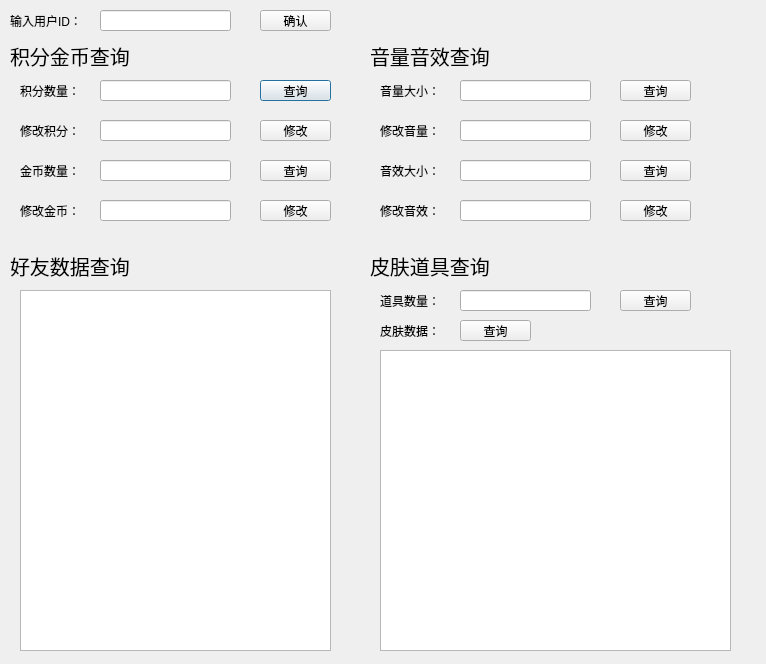
<?xml version="1.0" encoding="UTF-8"?>
<ui version="4.0">
 <class>Dialog</class>
 <widget class="QDialog" name="Dialog">
  <property name="geometry">
   <rect>
    <x>0</x>
    <y>0</y>
    <width>766</width>
    <height>664</height>
   </rect>
  </property>
  <property name="windowTitle">
   <string>Dialog</string>
  </property>
  <widget class="QLabel" name="label_userID">
   <property name="geometry">
    <rect>
     <x>10</x>
     <y>10</y>
     <width>81</width>
     <height>21</height>
    </rect>
   </property>
   <property name="text">
    <string>输入用户ID：</string>
   </property>
  </widget>
  <widget class="QLineEdit" name="lineEdit_userID">
   <property name="geometry">
    <rect>
     <x>100</x>
     <y>10</y>
     <width>131</width>
     <height>21</height>
    </rect>
   </property>
  </widget>
  <widget class="QLabel" name="label_point">
   <property name="geometry">
    <rect>
     <x>20</x>
     <y>80</y>
     <width>71</width>
     <height>21</height>
    </rect>
   </property>
   <property name="text">
    <string>积分数量：</string>
   </property>
  </widget>
  <widget class="QLineEdit" name="lineEdit_point">
   <property name="enabled">
    <bool>true</bool>
   </property>
   <property name="geometry">
    <rect>
     <x>100</x>
     <y>80</y>
     <width>131</width>
     <height>21</height>
    </rect>
   </property>
   <property name="readOnly">
    <bool>true</bool>
   </property>
  </widget>
  <widget class="QPushButton" name="pushButton_point">
   <property name="geometry">
    <rect>
     <x>260</x>
     <y>80</y>
     <width>71</width>
     <height>21</height>
    </rect>
   </property>
   <property name="text">
    <string>查询</string>
   </property>
  </widget>
  <widget class="QPushButton" name="pushButton_pointM">
   <property name="geometry">
    <rect>
     <x>260</x>
     <y>120</y>
     <width>71</width>
     <height>21</height>
    </rect>
   </property>
   <property name="text">
    <string>修改</string>
   </property>
  </widget>
  <widget class="QLabel" name="label_pointM">
   <property name="geometry">
    <rect>
     <x>20</x>
     <y>120</y>
     <width>71</width>
     <height>21</height>
    </rect>
   </property>
   <property name="text">
    <string>修改积分：</string>
   </property>
  </widget>
  <widget class="QLineEdit" name="lineEdit_pointM">
   <property name="geometry">
    <rect>
     <x>100</x>
     <y>120</y>
     <width>131</width>
     <height>21</height>
    </rect>
   </property>
  </widget>
  <widget class="QPushButton" name="pushButton_gold">
   <property name="geometry">
    <rect>
     <x>260</x>
     <y>160</y>
     <width>71</width>
     <height>21</height>
    </rect>
   </property>
   <property name="text">
    <string>查询</string>
   </property>
  </widget>
  <widget class="QLabel" name="label_gold">
   <property name="geometry">
    <rect>
     <x>20</x>
     <y>160</y>
     <width>71</width>
     <height>21</height>
    </rect>
   </property>
   <property name="text">
    <string>金币数量：</string>
   </property>
  </widget>
  <widget class="QLineEdit" name="lineEdit_gold">
   <property name="enabled">
    <bool>true</bool>
   </property>
   <property name="geometry">
    <rect>
     <x>100</x>
     <y>160</y>
     <width>131</width>
     <height>21</height>
    </rect>
   </property>
   <property name="readOnly">
    <bool>true</bool>
   </property>
  </widget>
  <widget class="QPushButton" name="pushButton_goldM">
   <property name="geometry">
    <rect>
     <x>260</x>
     <y>200</y>
     <width>71</width>
     <height>21</height>
    </rect>
   </property>
   <property name="text">
    <string>修改</string>
   </property>
  </widget>
  <widget class="QLabel" name="label_goldM">
   <property name="geometry">
    <rect>
     <x>20</x>
     <y>200</y>
     <width>71</width>
     <height>21</height>
    </rect>
   </property>
   <property name="text">
    <string>修改金币：</string>
   </property>
  </widget>
  <widget class="QLineEdit" name="lineEdit_goldM">
   <property name="geometry">
    <rect>
     <x>100</x>
     <y>200</y>
     <width>131</width>
     <height>21</height>
    </rect>
   </property>
  </widget>
  <widget class="QLabel" name="label_1">
   <property name="geometry">
    <rect>
     <x>10</x>
     <y>40</y>
     <width>161</width>
     <height>31</height>
    </rect>
   </property>
   <property name="font">
    <font>
     <family>华文行楷</family>
     <pointsize>15</pointsize>
    </font>
   </property>
   <property name="text">
    <string>积分金币查询</string>
   </property>
  </widget>
  <widget class="QPushButton" name="pushButton_sound">
   <property name="geometry">
    <rect>
     <x>620</x>
     <y>80</y>
     <width>71</width>
     <height>21</height>
    </rect>
   </property>
   <property name="text">
    <string>查询</string>
   </property>
  </widget>
  <widget class="QPushButton" name="pushButton_volumeM">
   <property name="geometry">
    <rect>
     <x>620</x>
     <y>200</y>
     <width>71</width>
     <height>21</height>
    </rect>
   </property>
   <property name="text">
    <string>修改</string>
   </property>
  </widget>
  <widget class="QPushButton" name="pushButton_volume">
   <property name="geometry">
    <rect>
     <x>620</x>
     <y>160</y>
     <width>71</width>
     <height>21</height>
    </rect>
   </property>
   <property name="text">
    <string>查询</string>
   </property>
  </widget>
  <widget class="QLineEdit" name="lineEdit_sound">
   <property name="geometry">
    <rect>
     <x>460</x>
     <y>80</y>
     <width>131</width>
     <height>21</height>
    </rect>
   </property>
   <property name="readOnly">
    <bool>true</bool>
   </property>
  </widget>
  <widget class="QLabel" name="label_volume">
   <property name="geometry">
    <rect>
     <x>380</x>
     <y>160</y>
     <width>71</width>
     <height>21</height>
    </rect>
   </property>
   <property name="text">
    <string>音效大小：</string>
   </property>
  </widget>
  <widget class="QLabel" name="label_volumeM">
   <property name="geometry">
    <rect>
     <x>380</x>
     <y>200</y>
     <width>71</width>
     <height>21</height>
    </rect>
   </property>
   <property name="text">
    <string>修改音效：</string>
   </property>
  </widget>
  <widget class="QLabel" name="label_2">
   <property name="geometry">
    <rect>
     <x>370</x>
     <y>40</y>
     <width>161</width>
     <height>31</height>
    </rect>
   </property>
   <property name="font">
    <font>
     <family>华文行楷</family>
     <pointsize>15</pointsize>
    </font>
   </property>
   <property name="text">
    <string>音量音效查询</string>
   </property>
  </widget>
  <widget class="QLineEdit" name="lineEdit_soundM">
   <property name="geometry">
    <rect>
     <x>460</x>
     <y>120</y>
     <width>131</width>
     <height>21</height>
    </rect>
   </property>
   <property name="readOnly">
    <bool>false</bool>
   </property>
  </widget>
  <widget class="QLineEdit" name="lineEdit_volumeM">
   <property name="geometry">
    <rect>
     <x>460</x>
     <y>200</y>
     <width>131</width>
     <height>21</height>
    </rect>
   </property>
  </widget>
  <widget class="QLineEdit" name="lineEdit_volume">
   <property name="geometry">
    <rect>
     <x>460</x>
     <y>160</y>
     <width>131</width>
     <height>21</height>
    </rect>
   </property>
   <property name="readOnly">
    <bool>true</bool>
   </property>
  </widget>
  <widget class="QLabel" name="label_soundM">
   <property name="geometry">
    <rect>
     <x>380</x>
     <y>120</y>
     <width>71</width>
     <height>21</height>
    </rect>
   </property>
   <property name="text">
    <string>修改音量：</string>
   </property>
  </widget>
  <widget class="QLabel" name="label_sound">
   <property name="geometry">
    <rect>
     <x>380</x>
     <y>80</y>
     <width>71</width>
     <height>21</height>
    </rect>
   </property>
   <property name="text">
    <string>音量大小：</string>
   </property>
  </widget>
  <widget class="QPushButton" name="pushButton_soundM">
   <property name="geometry">
    <rect>
     <x>620</x>
     <y>120</y>
     <width>71</width>
     <height>21</height>
    </rect>
   </property>
   <property name="text">
    <string>修改</string>
   </property>
  </widget>
  <widget class="QLabel" name="label_3">
   <property name="geometry">
    <rect>
     <x>10</x>
     <y>250</y>
     <width>161</width>
     <height>31</height>
    </rect>
   </property>
   <property name="font">
    <font>
     <family>华文行楷</family>
     <pointsize>15</pointsize>
    </font>
   </property>
   <property name="text">
    <string>好友数据查询</string>
   </property>
  </widget>
  <widget class="QListView" name="listView_friend">
   <property name="geometry">
    <rect>
     <x>20</x>
     <y>290</y>
     <width>311</width>
     <height>361</height>
    </rect>
   </property>
  </widget>
  <widget class="QLabel" name="label_4">
   <property name="geometry">
    <rect>
     <x>370</x>
     <y>250</y>
     <width>161</width>
     <height>31</height>
    </rect>
   </property>
   <property name="font">
    <font>
     <family>华文行楷</family>
     <pointsize>15</pointsize>
    </font>
   </property>
   <property name="text">
    <string>皮肤道具查询</string>
   </property>
  </widget>
  <widget class="QPushButton" name="pushButton_stage">
   <property name="geometry">
    <rect>
     <x>620</x>
     <y>290</y>
     <width>71</width>
     <height>21</height>
    </rect>
   </property>
   <property name="text">
    <string>查询</string>
   </property>
  </widget>
  <widget class="QLabel" name="label_stage">
   <property name="geometry">
    <rect>
     <x>380</x>
     <y>290</y>
     <width>71</width>
     <height>21</height>
    </rect>
   </property>
   <property name="text">
    <string>道具数量：</string>
   </property>
  </widget>
  <widget class="QLineEdit" name="lineEdit_stage">
   <property name="enabled">
    <bool>true</bool>
   </property>
   <property name="geometry">
    <rect>
     <x>460</x>
     <y>290</y>
     <width>131</width>
     <height>21</height>
    </rect>
   </property>
   <property name="text">
    <string/>
   </property>
   <property name="readOnly">
    <bool>true</bool>
   </property>
  </widget>
  <widget class="QLabel" name="label_skin">
   <property name="geometry">
    <rect>
     <x>380</x>
     <y>320</y>
     <width>71</width>
     <height>21</height>
    </rect>
   </property>
   <property name="text">
    <string>皮肤数据：</string>
   </property>
  </widget>
  <widget class="QListView" name="listView_skin">
   <property name="geometry">
    <rect>
     <x>380</x>
     <y>350</y>
     <width>351</width>
     <height>301</height>
    </rect>
   </property>
  </widget>
  <widget class="QPushButton" name="pushButton_skin">
   <property name="geometry">
    <rect>
     <x>460</x>
     <y>320</y>
     <width>71</width>
     <height>21</height>
    </rect>
   </property>
   <property name="text">
    <string>查询</string>
   </property>
  </widget>
  <widget class="QPushButton" name="pushButton_userID">
   <property name="geometry">
    <rect>
     <x>260</x>
     <y>10</y>
     <width>71</width>
     <height>21</height>
    </rect>
   </property>
   <property name="text">
    <string>确认</string>
   </property>
  </widget>
 </widget>
 <resources/>
 <connections/>
</ui>
